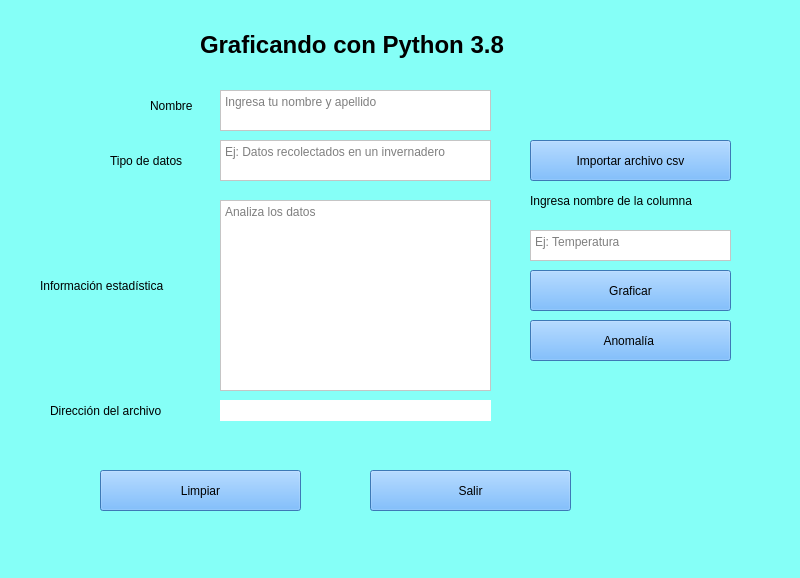
<?xml version="1.0" encoding="UTF-8"?>
<ui version="4.0">
 <class>MainWindow</class>
 <widget class="QMainWindow" name="MainWindow">
  <property name="geometry">
   <rect>
    <x>0</x>
    <y>0</y>
    <width>800</width>
    <height>578</height>
   </rect>
  </property>
  <property name="windowTitle">
   <string>MainWindow</string>
  </property>
  <property name="styleSheet">
   <string notr="true">background-color: rgb(133, 255, 247);</string>
  </property>
  <widget class="QWidget" name="centralwidget">
   <widget class="QPushButton" name="importar">
    <property name="geometry">
     <rect>
      <x>530</x>
      <y>140</y>
      <width>201</width>
      <height>41</height>
     </rect>
    </property>
    <property name="styleSheet">
     <string notr="true">background-color: rgb(85, 170, 255);
font: 12pt &quot;MS Shell Dlg 2&quot;;</string>
    </property>
    <property name="text">
     <string>Importar archivo csv</string>
    </property>
   </widget>
   <widget class="QPushButton" name="grafico">
    <property name="geometry">
     <rect>
      <x>530</x>
      <y>270</y>
      <width>201</width>
      <height>41</height>
     </rect>
    </property>
    <property name="styleSheet">
     <string notr="true">background-color: rgb(85, 170, 255);
font: 12pt &quot;MS Shell Dlg 2&quot;;</string>
    </property>
    <property name="text">
     <string>Graficar</string>
    </property>
   </widget>
   <widget class="QLabel" name="label">
    <property name="geometry">
     <rect>
      <x>200</x>
      <y>30</y>
      <width>321</width>
      <height>31</height>
     </rect>
    </property>
    <property name="text">
     <string>&lt;html&gt;&lt;head/&gt;&lt;body&gt;&lt;p&gt;&lt;span style=&quot; font-size:18pt; font-weight:600; color:#000000;&quot;&gt;Graficando con Python 3.8&lt;/span&gt;&lt;/p&gt;&lt;/body&gt;&lt;/html&gt;</string>
    </property>
   </widget>
   <widget class="QTextEdit" name="resultado">
    <property name="geometry">
     <rect>
      <x>220</x>
      <y>200</y>
      <width>271</width>
      <height>191</height>
     </rect>
    </property>
    <property name="styleSheet">
     <string notr="true">background-color: rgb(255, 255, 255);</string>
    </property>
    <property name="placeholderText">
     <string>Analiza los datos </string>
    </property>
   </widget>
   <widget class="QLabel" name="label_2">
    <property name="geometry">
     <rect>
      <x>40</x>
      <y>270</y>
      <width>171</width>
      <height>31</height>
     </rect>
    </property>
    <property name="styleSheet">
     <string notr="true">font: 12pt &quot;MS Shell Dlg 2&quot;;</string>
    </property>
    <property name="text">
     <string>Información estadística</string>
    </property>
   </widget>
   <widget class="QPushButton" name="anomalia">
    <property name="geometry">
     <rect>
      <x>530</x>
      <y>320</y>
      <width>201</width>
      <height>41</height>
     </rect>
    </property>
    <property name="styleSheet">
     <string notr="true">background-color: rgb(85, 170, 255);
font: 12pt &quot;MS Shell Dlg 2&quot;;</string>
    </property>
    <property name="text">
     <string>Anomalía </string>
    </property>
   </widget>
   <widget class="QLabel" name="label_4">
    <property name="geometry">
     <rect>
      <x>150</x>
      <y>90</y>
      <width>61</width>
      <height>31</height>
     </rect>
    </property>
    <property name="styleSheet">
     <string notr="true">font: 12pt &quot;MS Shell Dlg 2&quot;;</string>
    </property>
    <property name="text">
     <string>Nombre</string>
    </property>
   </widget>
   <widget class="QLabel" name="label_5">
    <property name="geometry">
     <rect>
      <x>110</x>
      <y>140</y>
      <width>101</width>
      <height>41</height>
     </rect>
    </property>
    <property name="styleSheet">
     <string notr="true">font: 12pt &quot;MS Shell Dlg 2&quot;;</string>
    </property>
    <property name="text">
     <string>Tipo de datos</string>
    </property>
   </widget>
   <widget class="QTextEdit" name="nombre">
    <property name="geometry">
     <rect>
      <x>220</x>
      <y>90</y>
      <width>271</width>
      <height>41</height>
     </rect>
    </property>
    <property name="styleSheet">
     <string notr="true">background-color: rgb(255, 255, 255);</string>
    </property>
    <property name="placeholderText">
     <string>Ingresa tu nombre y apellido</string>
    </property>
   </widget>
   <widget class="QTextEdit" name="tipo">
    <property name="geometry">
     <rect>
      <x>220</x>
      <y>140</y>
      <width>271</width>
      <height>41</height>
     </rect>
    </property>
    <property name="styleSheet">
     <string notr="true">background-color: rgb(255, 255, 255);</string>
    </property>
    <property name="placeholderText">
     <string>Ej: Datos recolectados en un invernadero</string>
    </property>
   </widget>
   <widget class="QPushButton" name="pushButton">
    <property name="geometry">
     <rect>
      <x>100</x>
      <y>470</y>
      <width>201</width>
      <height>41</height>
     </rect>
    </property>
    <property name="styleSheet">
     <string notr="true">font: 12pt &quot;MS Shell Dlg 2&quot;;
background-color: rgb(85, 170, 255);</string>
    </property>
    <property name="text">
     <string>Limpiar</string>
    </property>
   </widget>
   <widget class="QPushButton" name="pushButton_2">
    <property name="geometry">
     <rect>
      <x>370</x>
      <y>470</y>
      <width>201</width>
      <height>41</height>
     </rect>
    </property>
    <property name="styleSheet">
     <string notr="true">font: 12pt &quot;MS Shell Dlg 2&quot;;
background-color: rgb(85, 170, 255);</string>
    </property>
    <property name="text">
     <string>Salir</string>
    </property>
   </widget>
   <widget class="QLabel" name="label_3">
    <property name="geometry">
     <rect>
      <x>530</x>
      <y>190</y>
      <width>231</width>
      <height>21</height>
     </rect>
    </property>
    <property name="styleSheet">
     <string notr="true">font: 12pt &quot;MS Shell Dlg 2&quot;;</string>
    </property>
    <property name="text">
     <string>Ingresa nombre de la columna</string>
    </property>
   </widget>
   <widget class="QTextEdit" name="columnaa">
    <property name="geometry">
     <rect>
      <x>530</x>
      <y>230</y>
      <width>201</width>
      <height>31</height>
     </rect>
    </property>
    <property name="styleSheet">
     <string notr="true">background-color: rgb(255, 255, 255);</string>
    </property>
    <property name="placeholderText">
     <string>Ej: Temperatura</string>
    </property>
   </widget>
   <widget class="QLabel" name="label_6">
    <property name="geometry">
     <rect>
      <x>50</x>
      <y>400</y>
      <width>161</width>
      <height>21</height>
     </rect>
    </property>
    <property name="styleSheet">
     <string notr="true">font: 12pt &quot;MS Shell Dlg 2&quot;;</string>
    </property>
    <property name="text">
     <string>Dirección del archivo</string>
    </property>
   </widget>
   <widget class="QLabel" name="direccion">
    <property name="geometry">
     <rect>
      <x>220</x>
      <y>400</y>
      <width>271</width>
      <height>21</height>
     </rect>
    </property>
    <property name="styleSheet">
     <string notr="true">font: 10pt &quot;MS Shell Dlg 2&quot;;
background-color: rgb(255, 255, 255);</string>
    </property>
    <property name="text">
     <string/>
    </property>
   </widget>
   <zorder>label_5</zorder>
   <zorder>importar</zorder>
   <zorder>grafico</zorder>
   <zorder>label</zorder>
   <zorder>resultado</zorder>
   <zorder>label_2</zorder>
   <zorder>anomalia</zorder>
   <zorder>label_4</zorder>
   <zorder>nombre</zorder>
   <zorder>tipo</zorder>
   <zorder>pushButton</zorder>
   <zorder>pushButton_2</zorder>
   <zorder>label_3</zorder>
   <zorder>columnaa</zorder>
   <zorder>label_6</zorder>
   <zorder>direccion</zorder>
  </widget>
  <widget class="QMenuBar" name="menubar">
   <property name="geometry">
    <rect>
     <x>0</x>
     <y>0</y>
     <width>800</width>
     <height>21</height>
    </rect>
   </property>
  </widget>
  <widget class="QStatusBar" name="statusbar"/>
 </widget>
 <resources>
  <include location="logonormal.qrc"/>
 </resources>
 <connections>
  <connection>
   <sender>pushButton</sender>
   <signal>clicked()</signal>
   <receiver>nombre</receiver>
   <slot>clear()</slot>
   <hints>
    <hint type="sourcelabel">
     <x>300</x>
     <y>491</y>
    </hint>
    <hint type="destinationlabel">
     <x>454</x>
     <y>128</y>
    </hint>
   </hints>
  </connection>
  <connection>
   <sender>pushButton</sender>
   <signal>clicked()</signal>
   <receiver>tipo</receiver>
   <slot>clear()</slot>
   <hints>
    <hint type="sourcelabel">
     <x>300</x>
     <y>491</y>
    </hint>
    <hint type="destinationlabel">
     <x>463</x>
     <y>186</y>
    </hint>
   </hints>
  </connection>
  <connection>
   <sender>pushButton</sender>
   <signal>clicked()</signal>
   <receiver>resultado</receiver>
   <slot>clear()</slot>
   <hints>
    <hint type="sourcelabel">
     <x>300</x>
     <y>491</y>
    </hint>
    <hint type="destinationlabel">
     <x>487</x>
     <y>294</y>
    </hint>
   </hints>
  </connection>
  <connection>
   <sender>pushButton_2</sender>
   <signal>clicked()</signal>
   <receiver>MainWindow</receiver>
   <slot>close()</slot>
   <hints>
    <hint type="sourcelabel">
     <x>542</x>
     <y>491</y>
    </hint>
    <hint type="destinationlabel">
     <x>547</x>
     <y>543</y>
    </hint>
   </hints>
  </connection>
  <connection>
   <sender>pushButton</sender>
   <signal>clicked()</signal>
   <receiver>columnaa</receiver>
   <slot>clear()</slot>
   <hints>
    <hint type="sourcelabel">
     <x>286</x>
     <y>491</y>
    </hint>
    <hint type="destinationlabel">
     <x>567</x>
     <y>261</y>
    </hint>
   </hints>
  </connection>
  <connection>
   <sender>pushButton</sender>
   <signal>clicked()</signal>
   <receiver>direccion</receiver>
   <slot>clear()</slot>
   <hints>
    <hint type="sourcelabel">
     <x>206</x>
     <y>493</y>
    </hint>
    <hint type="destinationlabel">
     <x>246</x>
     <y>427</y>
    </hint>
   </hints>
  </connection>
 </connections>
</ui>
